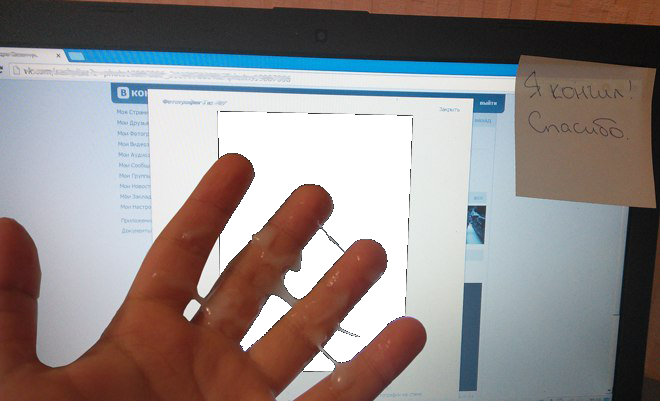
#> input picture plugins/fap/fap.png, 660 x 401 px
$ python -i fuck.py   (imports and definitions only)
#> lines starting #> are read from the running program, lines starting #| are printed output that depends on the picture
import io
import Image
import os
import requests
import vk

from bot import vkapi, bot_id

event_id = 4


def draw_gesture(img_src):
    gesture_path = os.path.join(os.path.dirname(__file__), "gesture.png")

    # подгружаем картинку
    response = requests.get(img_src)
    response.raise_for_status()
    image_bytes = io.BytesIO(response.content)

    # открываем
    image = Image.open(image_bytes)
    gesture = Image.open(gesture_path)

    if image.mode != 'RGBA':
        image = image.convert('RGBA')

    if gesture.mode != 'RGBA':
        gesture = gesture.convert('RGBA')

    # подгоняем размер gesture под image
    image_width, image_height = image.size
    gest_width, gest_height = gesture.size

    k = 2 / 3
    if (image_width / image_height) < (gest_width / gest_height):
        new_width = k * image_width
        new_height = new_width / gest_width * gest_height
    else:
        new_height = k * image_height
        new_width = new_height / gest_height * gest_width

    gesture = gesture.resize((int(new_width), int(new_height)))

    # прикрепляем gesture к image
    gestured_image = io.BytesIO()
    Image.alpha_composite(image, gesture).save(gestured_image, format='PNG')

    return gestured_image


# [63 lines left out: functions upload_image, call, not called in this run]

>>> import cv2
>>> picture = cv2.imread('fap/fap.png', cv2.IMREAD_GRAYSCALE)
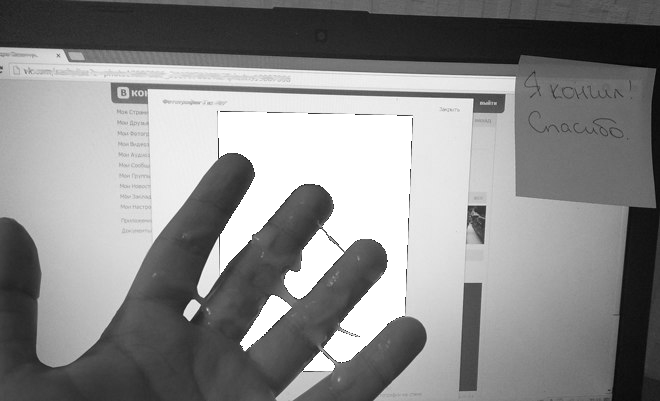
#> picture: shape (401, 660); min 5, max 255, mean 138.5
#> (the run stopped early here; a loop or call above may not have finished)
